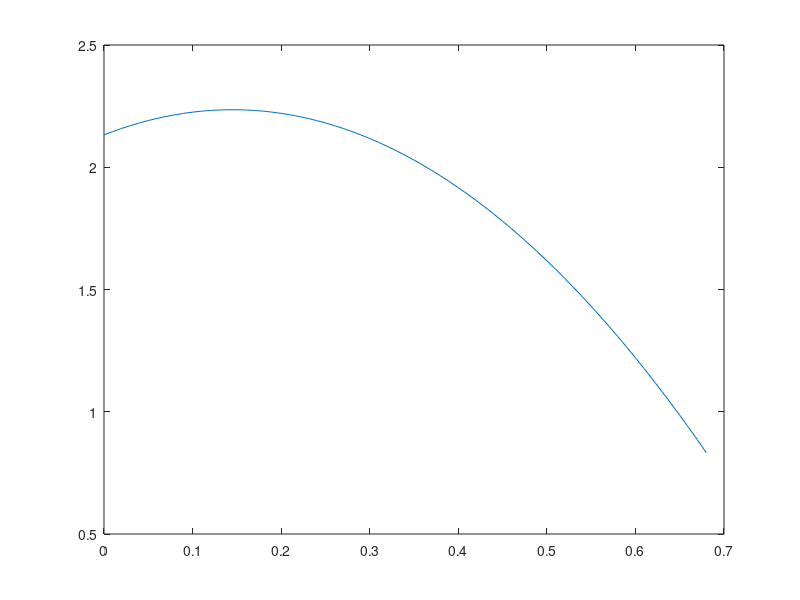

The MATLAB script that drew this image:

theta = 1.5178-pi/2; %theta of motor at time of release (found from scope of simulation)
w= 29.333; %angular velocity of motor at time of release (found from scope of simulation)
hs=1.2192; %height of the 'stand' upon which robot sits
l=.9144; %length of link
g=9.8; %acceleration due to gravity
x=18.4404+l*sin(theta); %distance between end effector and home plate
tTotal=x/(l*w*cos(theta)); %total time it takes ball to reach home plate
y=zeros(1,length(0:.01:tTotal));
length(y)
k=1;
for t=0:.01:tTotal
    y(k)=-.5*g*t^2-l*w*sin(theta)*t+(hs+l*cos(theta));
    k=k+1;
end

plot(0:0.01:tTotal,y)

